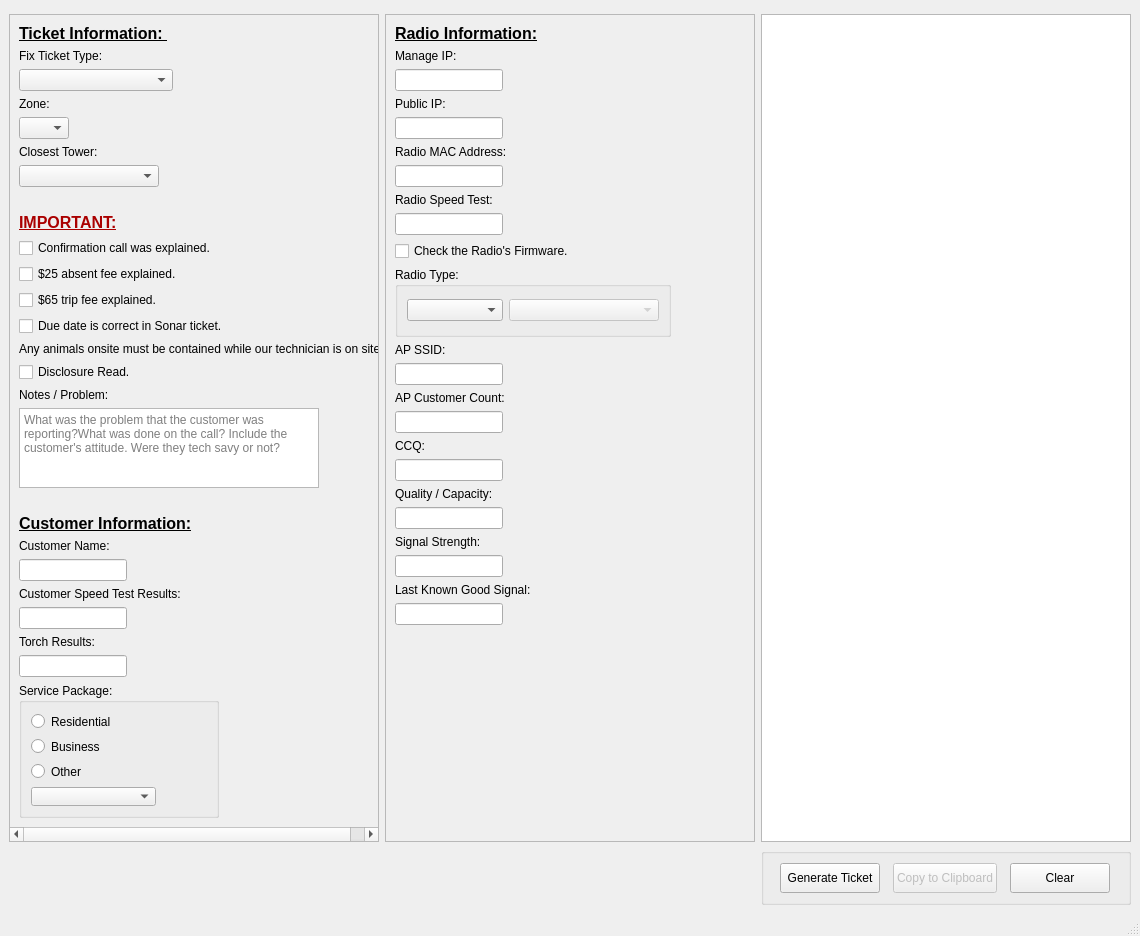
<?xml version="1.0" encoding="UTF-8"?>
<ui version="4.0">
 <class>RepairTicketSonar</class>
 <widget class="QMainWindow" name="RepairTicketSonar">
  <property name="enabled">
   <bool>true</bool>
  </property>
  <property name="geometry">
   <rect>
    <x>0</x>
    <y>0</y>
    <width>1140</width>
    <height>936</height>
   </rect>
  </property>
  <property name="windowTitle">
   <string>Sonar Repair Ticket Creation</string>
  </property>
  <widget class="QWidget" name="centralwidget">
   <layout class="QGridLayout" name="gridLayout">
    <item row="1" column="2">
     <widget class="QTextEdit" name="ticketTemplate">
      <property name="sizePolicy">
       <sizepolicy hsizetype="Fixed" vsizetype="Expanding">
        <horstretch>0</horstretch>
        <verstretch>0</verstretch>
       </sizepolicy>
      </property>
      <property name="minimumSize">
       <size>
        <width>370</width>
        <height>0</height>
       </size>
      </property>
     </widget>
    </item>
    <item row="0" column="0">
     <spacer name="verticalSpacer">
      <property name="orientation">
       <enum>Qt::Vertical</enum>
      </property>
      <property name="sizeType">
       <enum>QSizePolicy::Fixed</enum>
      </property>
      <property name="sizeHint" stdset="0">
       <size>
        <width>20</width>
        <height>5</height>
       </size>
      </property>
     </spacer>
    </item>
    <item row="1" column="0">
     <widget class="QScrollArea" name="scrollArea">
      <property name="sizePolicy">
       <sizepolicy hsizetype="Fixed" vsizetype="Expanding">
        <horstretch>0</horstretch>
        <verstretch>0</verstretch>
       </sizepolicy>
      </property>
      <property name="minimumSize">
       <size>
        <width>370</width>
        <height>810</height>
       </size>
      </property>
      <property name="sizeAdjustPolicy">
       <enum>QAbstractScrollArea::AdjustToContents</enum>
      </property>
      <property name="widgetResizable">
       <bool>true</bool>
      </property>
      <widget class="QWidget" name="scrollAreaWidgetContents">
       <property name="geometry">
        <rect>
         <x>0</x>
         <y>-39</y>
         <width>351</width>
         <height>847</height>
        </rect>
       </property>
       <layout class="QFormLayout" name="formLayout_2">
        <item row="0" column="0">
         <widget class="QLabel" name="ticketInfo">
          <property name="text">
           <string>&lt;html&gt;&lt;head/&gt;&lt;body&gt;&lt;p&gt;&lt;span style=&quot; font-size:12pt; font-weight:600; text-decoration: underline;&quot;&gt;Ticket Information:           &lt;/span&gt;&lt;/p&gt;&lt;/body&gt;&lt;/html&gt;</string>
          </property>
         </widget>
        </item>
        <item row="7" column="0">
         <widget class="QLabel" name="tktType_label">
          <property name="text">
           <string>Fix Ticket Type:</string>
          </property>
         </widget>
        </item>
        <item row="8" column="0">
         <widget class="QComboBox" name="tktType">
          <property name="sizePolicy">
           <sizepolicy hsizetype="Fixed" vsizetype="Fixed">
            <horstretch>0</horstretch>
            <verstretch>0</verstretch>
           </sizepolicy>
          </property>
          <property name="minimumSize">
           <size>
            <width>125</width>
            <height>0</height>
           </size>
          </property>
          <item>
           <property name="text">
            <string/>
           </property>
          </item>
          <item>
           <property name="text">
            <string>Radio down</string>
           </property>
          </item>
          <item>
           <property name="text">
            <string>No connection</string>
           </property>
          </item>
          <item>
           <property name="text">
            <string>Intermittent Connection</string>
           </property>
          </item>
          <item>
           <property name="text">
            <string>Slow/Interm Speeds</string>
           </property>
          </item>
          <item>
           <property name="text">
            <string>Poor Signal</string>
           </property>
          </item>
          <item>
           <property name="text">
            <string>Conversion</string>
           </property>
          </item>
          <item>
           <property name="text">
            <string>Onsite</string>
           </property>
          </item>
          <item>
           <property name="text">
            <string>Misc.</string>
           </property>
          </item>
         </widget>
        </item>
        <item row="12" column="0">
         <widget class="QLabel" name="tktZone_label">
          <property name="text">
           <string>Zone:</string>
          </property>
         </widget>
        </item>
        <item row="13" column="0">
         <widget class="QComboBox" name="tktZone">
          <property name="sizePolicy">
           <sizepolicy hsizetype="Fixed" vsizetype="Fixed">
            <horstretch>0</horstretch>
            <verstretch>0</verstretch>
           </sizepolicy>
          </property>
          <property name="minimumSize">
           <size>
            <width>50</width>
            <height>0</height>
           </size>
          </property>
          <item>
           <property name="text">
            <string/>
           </property>
          </item>
          <item>
           <property name="text">
            <string>1</string>
           </property>
          </item>
          <item>
           <property name="text">
            <string>2</string>
           </property>
          </item>
          <item>
           <property name="text">
            <string>3</string>
           </property>
          </item>
          <item>
           <property name="text">
            <string>4</string>
           </property>
          </item>
          <item>
           <property name="text">
            <string>5</string>
           </property>
          </item>
          <item>
           <property name="text">
            <string>6</string>
           </property>
          </item>
          <item>
           <property name="text">
            <string>7</string>
           </property>
          </item>
         </widget>
        </item>
        <item row="17" column="0">
         <widget class="QLabel" name="tktTower_label">
          <property name="text">
           <string>Closest Tower:</string>
          </property>
         </widget>
        </item>
        <item row="18" column="0">
         <widget class="QComboBox" name="tktTower">
          <property name="sizePolicy">
           <sizepolicy hsizetype="Fixed" vsizetype="Fixed">
            <horstretch>0</horstretch>
            <verstretch>0</verstretch>
           </sizepolicy>
          </property>
          <property name="minimumSize">
           <size>
            <width>140</width>
            <height>0</height>
           </size>
          </property>
         </widget>
        </item>
        <item row="19" column="0">
         <spacer name="verticalSpacer_3">
          <property name="orientation">
           <enum>Qt::Vertical</enum>
          </property>
          <property name="sizeHint" stdset="0">
           <size>
            <width>20</width>
            <height>20</height>
           </size>
          </property>
         </spacer>
        </item>
        <item row="25" column="0">
         <widget class="QLabel" name="label_11">
          <property name="text">
           <string>&lt;html&gt;&lt;head/&gt;&lt;body&gt;&lt;p&gt;&lt;span style=&quot; font-size:12pt; font-weight:600; text-decoration: underline; color:#aa0000;&quot;&gt;IMPORTANT:&lt;/span&gt;&lt;/p&gt;&lt;/body&gt;&lt;/html&gt;</string>
          </property>
         </widget>
        </item>
        <item row="27" column="0">
         <widget class="QCheckBox" name="tktQConfirm">
          <property name="text">
           <string>Confirmation call was explained.</string>
          </property>
         </widget>
        </item>
        <item row="28" column="0">
         <widget class="QCheckBox" name="tktQAbsent">
          <property name="text">
           <string>$25 absent fee explained.</string>
          </property>
         </widget>
        </item>
        <item row="29" column="0">
         <widget class="QCheckBox" name="tktQTrip">
          <property name="text">
           <string>$65 trip fee explained.</string>
          </property>
         </widget>
        </item>
        <item row="30" column="0">
         <widget class="QCheckBox" name="tktQDueDate">
          <property name="text">
           <string>Due date is correct in Sonar ticket.</string>
          </property>
         </widget>
        </item>
        <item row="31" column="0">
         <widget class="QLabel" name="tktQDisclose_label">
          <property name="text">
           <string>Any animals onsite must be contained while our technician is on site.</string>
          </property>
         </widget>
        </item>
        <item row="32" column="0">
         <widget class="QCheckBox" name="tktQDisclose">
          <property name="text">
           <string>Disclosure Read.</string>
          </property>
         </widget>
        </item>
        <item row="33" column="0">
         <widget class="QLabel" name="tktNotes_label">
          <property name="text">
           <string>Notes / Problem:</string>
          </property>
         </widget>
        </item>
        <item row="34" column="0">
         <widget class="QTextEdit" name="tktNotes">
          <property name="enabled">
           <bool>true</bool>
          </property>
          <property name="minimumSize">
           <size>
            <width>300</width>
            <height>80</height>
           </size>
          </property>
          <property name="maximumSize">
           <size>
            <width>16777215</width>
            <height>80</height>
           </size>
          </property>
          <property name="tabChangesFocus">
           <bool>true</bool>
          </property>
          <property name="placeholderText">
           <string>What was the problem that the customer was reporting?What was done on the call? Include the customer's attitude. Were they tech savy or not?</string>
          </property>
         </widget>
        </item>
        <item row="36" column="0">
         <widget class="QLabel" name="label_4">
          <property name="text">
           <string>&lt;html&gt;&lt;head/&gt;&lt;body&gt;&lt;p&gt;&lt;span style=&quot; font-size:12pt; font-weight:600; text-decoration: underline;&quot;&gt;Customer Information:&lt;/span&gt;&lt;/p&gt;&lt;/body&gt;&lt;/html&gt;</string>
          </property>
         </widget>
        </item>
        <item row="35" column="0">
         <spacer name="verticalSpacer_2">
          <property name="orientation">
           <enum>Qt::Vertical</enum>
          </property>
          <property name="sizeHint" stdset="0">
           <size>
            <width>20</width>
            <height>20</height>
           </size>
          </property>
         </spacer>
        </item>
        <item row="38" column="0">
         <widget class="QLineEdit" name="cstName"/>
        </item>
        <item row="37" column="0">
         <widget class="QLabel" name="cstName_label">
          <property name="text">
           <string>Customer Name:</string>
          </property>
         </widget>
        </item>
        <item row="40" column="0">
         <widget class="QLineEdit" name="cstTest"/>
        </item>
        <item row="39" column="0">
         <widget class="QLabel" name="cstTest_label">
          <property name="text">
           <string>Customer Speed Test Results:</string>
          </property>
         </widget>
        </item>
        <item row="42" column="0">
         <widget class="QLineEdit" name="cstTorch"/>
        </item>
        <item row="41" column="0">
         <widget class="QLabel" name="cstTorch_label">
          <property name="text">
           <string>Torch Results:</string>
          </property>
         </widget>
        </item>
        <item row="43" column="0">
         <widget class="QGroupBox" name="cst_Group_Package">
          <property name="sizePolicy">
           <sizepolicy hsizetype="Fixed" vsizetype="Fixed">
            <horstretch>0</horstretch>
            <verstretch>0</verstretch>
           </sizepolicy>
          </property>
          <property name="minimumSize">
           <size>
            <width>200</width>
            <height>125</height>
           </size>
          </property>
          <property name="title">
           <string>Service Package:</string>
          </property>
          <layout class="QVBoxLayout" name="verticalLayout">
           <item>
            <widget class="QRadioButton" name="cstPackRes">
             <property name="text">
              <string>Residential</string>
             </property>
            </widget>
           </item>
           <item>
            <widget class="QRadioButton" name="cstPackBus">
             <property name="text">
              <string>Business</string>
             </property>
            </widget>
           </item>
           <item>
            <widget class="QRadioButton" name="cstPackOth">
             <property name="text">
              <string>Other</string>
             </property>
            </widget>
           </item>
           <item>
            <widget class="QComboBox" name="cstPackage">
             <property name="sizePolicy">
              <sizepolicy hsizetype="Fixed" vsizetype="Fixed">
               <horstretch>0</horstretch>
               <verstretch>0</verstretch>
              </sizepolicy>
             </property>
             <property name="minimumSize">
              <size>
               <width>125</width>
               <height>0</height>
              </size>
             </property>
            </widget>
           </item>
          </layout>
         </widget>
        </item>
       </layout>
       <zorder>ticketInfo</zorder>
       <zorder>tktType</zorder>
       <zorder>tktZone</zorder>
       <zorder>tktType_label</zorder>
       <zorder>tktZone_label</zorder>
       <zorder>tktTower</zorder>
       <zorder>tktTower_label</zorder>
       <zorder>tktQAbsent</zorder>
       <zorder>tktQTrip</zorder>
       <zorder>label_11</zorder>
       <zorder>tktQConfirm</zorder>
       <zorder>tktQDisclose</zorder>
       <zorder>tktQDisclose_label</zorder>
       <zorder>tktNotes_label</zorder>
       <zorder>tktNotes</zorder>
       <zorder>verticalSpacer_3</zorder>
       <zorder>tktQDueDate</zorder>
       <zorder>label_4</zorder>
       <zorder>verticalSpacer_2</zorder>
       <zorder>cstName</zorder>
       <zorder>cstName_label</zorder>
       <zorder>cstTest</zorder>
       <zorder>cstTest_label</zorder>
       <zorder>cstTorch</zorder>
       <zorder>cstTorch_label</zorder>
       <zorder>cst_Group_Package</zorder>
      </widget>
     </widget>
    </item>
    <item row="1" column="1">
     <widget class="QScrollArea" name="scrollArea_2">
      <property name="sizePolicy">
       <sizepolicy hsizetype="Fixed" vsizetype="Expanding">
        <horstretch>0</horstretch>
        <verstretch>0</verstretch>
       </sizepolicy>
      </property>
      <property name="minimumSize">
       <size>
        <width>370</width>
        <height>810</height>
       </size>
      </property>
      <property name="sizeAdjustPolicy">
       <enum>QAbstractScrollArea::AdjustToContents</enum>
      </property>
      <property name="widgetResizable">
       <bool>true</bool>
      </property>
      <widget class="QWidget" name="scrollAreaWidgetContents_2">
       <property name="geometry">
        <rect>
         <x>0</x>
         <y>-27</y>
         <width>351</width>
         <height>835</height>
        </rect>
       </property>
       <layout class="QFormLayout" name="formLayout_3">
        <item row="19" column="0">
         <widget class="QLabel" name="label_21">
          <property name="text">
           <string>&lt;html&gt;&lt;head/&gt;&lt;body&gt;&lt;p&gt;&lt;span style=&quot; font-size:12pt; font-weight:600; text-decoration: underline;&quot;&gt;Radio Information:&lt;/span&gt;&lt;/p&gt;&lt;/body&gt;&lt;/html&gt;</string>
          </property>
         </widget>
        </item>
        <item row="23" column="0">
         <widget class="QLabel" name="radioIP_label">
          <property name="text">
           <string>Manage IP:</string>
          </property>
         </widget>
        </item>
        <item row="24" column="0">
         <widget class="QLineEdit" name="radioIP">
          <property name="sizePolicy">
           <sizepolicy hsizetype="Fixed" vsizetype="Fixed">
            <horstretch>0</horstretch>
            <verstretch>0</verstretch>
           </sizepolicy>
          </property>
         </widget>
        </item>
        <item row="25" column="0">
         <widget class="QLabel" name="radioPublic_label">
          <property name="text">
           <string>Public IP:</string>
          </property>
         </widget>
        </item>
        <item row="26" column="0">
         <widget class="QLineEdit" name="radioPublic">
          <property name="sizePolicy">
           <sizepolicy hsizetype="Fixed" vsizetype="Fixed">
            <horstretch>0</horstretch>
            <verstretch>0</verstretch>
           </sizepolicy>
          </property>
         </widget>
        </item>
        <item row="27" column="0">
         <widget class="QLabel" name="radioMAC_label">
          <property name="text">
           <string>Radio MAC Address:</string>
          </property>
         </widget>
        </item>
        <item row="28" column="0">
         <widget class="QLineEdit" name="radioMAC">
          <property name="sizePolicy">
           <sizepolicy hsizetype="Fixed" vsizetype="Fixed">
            <horstretch>0</horstretch>
            <verstretch>0</verstretch>
           </sizepolicy>
          </property>
         </widget>
        </item>
        <item row="30" column="0">
         <widget class="QLineEdit" name="radioTest"/>
        </item>
        <item row="32" column="0">
         <widget class="QCheckBox" name="radioFirmware">
          <property name="text">
           <string>Check the Radio's Firmware.</string>
          </property>
         </widget>
        </item>
        <item row="37" column="0">
         <widget class="QGroupBox" name="radio_Group_Type">
          <property name="minimumSize">
           <size>
            <width>200</width>
            <height>70</height>
           </size>
          </property>
          <property name="title">
           <string>Radio Type:</string>
          </property>
          <layout class="QHBoxLayout" name="horizontalLayout_3">
           <item>
            <widget class="QComboBox" name="radioType">
             <property name="sizePolicy">
              <sizepolicy hsizetype="Fixed" vsizetype="Fixed">
               <horstretch>0</horstretch>
               <verstretch>0</verstretch>
              </sizepolicy>
             </property>
             <property name="minimumSize">
              <size>
               <width>90</width>
               <height>0</height>
              </size>
             </property>
             <item>
              <property name="text">
               <string/>
              </property>
             </item>
             <item>
              <property name="text">
               <string>UBNT</string>
              </property>
             </item>
             <item>
              <property name="text">
               <string>ePMP</string>
              </property>
             </item>
             <item>
              <property name="text">
               <string>Canopy</string>
              </property>
             </item>
             <item>
              <property name="text">
               <string>LTE - Telrad</string>
              </property>
             </item>
            </widget>
           </item>
           <item>
            <widget class="QComboBox" name="radioTypeType">
             <property name="enabled">
              <bool>false</bool>
             </property>
             <property name="sizePolicy">
              <sizepolicy hsizetype="Fixed" vsizetype="Fixed">
               <horstretch>0</horstretch>
               <verstretch>0</verstretch>
              </sizepolicy>
             </property>
             <property name="minimumSize">
              <size>
               <width>150</width>
               <height>0</height>
              </size>
             </property>
            </widget>
           </item>
          </layout>
         </widget>
        </item>
        <item row="38" column="0">
         <widget class="QLabel" name="radioSSID_label">
          <property name="text">
           <string>AP SSID:</string>
          </property>
         </widget>
        </item>
        <item row="39" column="0">
         <widget class="QLineEdit" name="radioSSID"/>
        </item>
        <item row="40" column="0">
         <widget class="QLabel" name="radioQAPCount_label">
          <property name="text">
           <string>AP Customer Count:</string>
          </property>
         </widget>
        </item>
        <item row="41" column="0">
         <widget class="QLineEdit" name="radioQAPCount"/>
        </item>
        <item row="45" column="0">
         <widget class="QLabel" name="radioCCQ_label">
          <property name="text">
           <string>CCQ:</string>
          </property>
         </widget>
        </item>
        <item row="46" column="0">
         <widget class="QLineEdit" name="radioCCQ"/>
        </item>
        <item row="47" column="0">
         <widget class="QLabel" name="radioQuaCap_label">
          <property name="text">
           <string>Quality / Capacity:</string>
          </property>
         </widget>
        </item>
        <item row="48" column="0">
         <widget class="QLineEdit" name="radioQuaCap"/>
        </item>
        <item row="49" column="0">
         <widget class="QLabel" name="radioSignal_label">
          <property name="text">
           <string>Signal Strength:</string>
          </property>
         </widget>
        </item>
        <item row="50" column="0">
         <widget class="QLineEdit" name="radioSignal"/>
        </item>
        <item row="51" column="0">
         <widget class="QLabel" name="radioLastSignal_label">
          <property name="text">
           <string>Last Known Good Signal:</string>
          </property>
         </widget>
        </item>
        <item row="63" column="0">
         <widget class="Line" name="line">
          <property name="orientation">
           <enum>Qt::Horizontal</enum>
          </property>
         </widget>
        </item>
        <item row="52" column="0">
         <widget class="QLineEdit" name="radioLastSignal">
          <property name="inputMask">
           <string/>
          </property>
          <property name="text">
           <string/>
          </property>
         </widget>
        </item>
        <item row="29" column="0">
         <widget class="QLabel" name="radioTest_label">
          <property name="text">
           <string>Radio Speed Test:</string>
          </property>
         </widget>
        </item>
       </layout>
      </widget>
     </widget>
    </item>
    <item row="3" column="2">
     <widget class="QGroupBox" name="groupBox">
      <property name="minimumSize">
       <size>
        <width>100</width>
        <height>50</height>
       </size>
      </property>
      <property name="title">
       <string/>
      </property>
      <layout class="QGridLayout" name="gridLayout_2">
       <item row="0" column="1">
        <widget class="QPushButton" name="Copy">
         <property name="enabled">
          <bool>false</bool>
         </property>
         <property name="sizePolicy">
          <sizepolicy hsizetype="Fixed" vsizetype="Fixed">
           <horstretch>0</horstretch>
           <verstretch>0</verstretch>
          </sizepolicy>
         </property>
         <property name="minimumSize">
          <size>
           <width>100</width>
           <height>30</height>
          </size>
         </property>
         <property name="text">
          <string>Copy to Clipboard</string>
         </property>
        </widget>
       </item>
       <item row="0" column="0">
        <widget class="QPushButton" name="pushButton">
         <property name="sizePolicy">
          <sizepolicy hsizetype="Fixed" vsizetype="Fixed">
           <horstretch>0</horstretch>
           <verstretch>0</verstretch>
          </sizepolicy>
         </property>
         <property name="minimumSize">
          <size>
           <width>100</width>
           <height>30</height>
          </size>
         </property>
         <property name="text">
          <string>Generate Ticket</string>
         </property>
        </widget>
       </item>
       <item row="0" column="2">
        <widget class="QPushButton" name="Clear">
         <property name="sizePolicy">
          <sizepolicy hsizetype="Fixed" vsizetype="Fixed">
           <horstretch>0</horstretch>
           <verstretch>0</verstretch>
          </sizepolicy>
         </property>
         <property name="minimumSize">
          <size>
           <width>100</width>
           <height>30</height>
          </size>
         </property>
         <property name="text">
          <string>Clear</string>
         </property>
        </widget>
       </item>
      </layout>
     </widget>
    </item>
   </layout>
  </widget>
  <widget class="QMenuBar" name="menubar">
   <property name="geometry">
    <rect>
     <x>0</x>
     <y>0</y>
     <width>1140</width>
     <height>21</height>
    </rect>
   </property>
  </widget>
  <widget class="QStatusBar" name="statusbar"/>
 </widget>
 <tabstops>
  <tabstop>scrollArea</tabstop>
  <tabstop>tktType</tabstop>
  <tabstop>tktZone</tabstop>
  <tabstop>tktTower</tabstop>
  <tabstop>tktQConfirm</tabstop>
  <tabstop>tktQAbsent</tabstop>
  <tabstop>tktQTrip</tabstop>
  <tabstop>tktQDueDate</tabstop>
  <tabstop>tktQDisclose</tabstop>
  <tabstop>tktNotes</tabstop>
  <tabstop>cstName</tabstop>
  <tabstop>cstTest</tabstop>
  <tabstop>cstTorch</tabstop>
  <tabstop>radioIP</tabstop>
  <tabstop>radioPublic</tabstop>
  <tabstop>radioMAC</tabstop>
  <tabstop>radioTest</tabstop>
  <tabstop>radioFirmware</tabstop>
  <tabstop>radioType</tabstop>
  <tabstop>radioTypeType</tabstop>
  <tabstop>radioSSID</tabstop>
  <tabstop>radioQAPCount</tabstop>
  <tabstop>radioCCQ</tabstop>
  <tabstop>radioQuaCap</tabstop>
  <tabstop>radioSignal</tabstop>
  <tabstop>radioLastSignal</tabstop>
  <tabstop>ticketTemplate</tabstop>
  <tabstop>pushButton</tabstop>
  <tabstop>Copy</tabstop>
  <tabstop>scrollArea_2</tabstop>
 </tabstops>
 <resources/>
 <connections/>
</ui>
